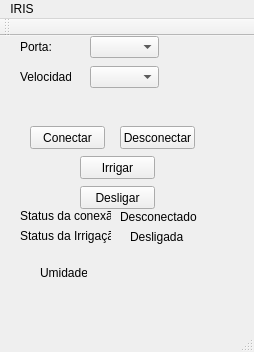
<?xml version="1.0" encoding="UTF-8"?>
<ui version="4.0">
 <class>MainWindow</class>
 <widget class="QMainWindow" name="MainWindow">
  <property name="geometry">
   <rect>
    <x>0</x>
    <y>0</y>
    <width>254</width>
    <height>352</height>
   </rect>
  </property>
  <property name="windowTitle">
   <string>MainWindow</string>
  </property>
  <widget class="QWidget" name="centralWidget">
   <widget class="QComboBox" name="portacombobox">
    <property name="geometry">
     <rect>
      <x>90</x>
      <y>0</y>
      <width>69</width>
      <height>22</height>
     </rect>
    </property>
   </widget>
   <widget class="QComboBox" name="velo_box">
    <property name="enabled">
     <bool>true</bool>
    </property>
    <property name="geometry">
     <rect>
      <x>90</x>
      <y>30</y>
      <width>69</width>
      <height>22</height>
     </rect>
    </property>
    <property name="sizePolicy">
     <sizepolicy hsizetype="Preferred" vsizetype="Preferred">
      <horstretch>1</horstretch>
      <verstretch>1</verstretch>
     </sizepolicy>
    </property>
    <property name="maximumSize">
     <size>
      <width>69</width>
      <height>22</height>
     </size>
    </property>
    <property name="sizeIncrement">
     <size>
      <width>1</width>
      <height>1</height>
     </size>
    </property>
    <property name="baseSize">
     <size>
      <width>1</width>
      <height>1</height>
     </size>
    </property>
    <property name="mouseTracking">
     <bool>true</bool>
    </property>
    <property name="tabletTracking">
     <bool>true</bool>
    </property>
    <property name="acceptDrops">
     <bool>false</bool>
    </property>
    <property name="editable">
     <bool>false</bool>
    </property>
   </widget>
   <widget class="QLabel" name="label">
    <property name="geometry">
     <rect>
      <x>20</x>
      <y>0</y>
      <width>31</width>
      <height>21</height>
     </rect>
    </property>
    <property name="text">
     <string>Porta:</string>
    </property>
   </widget>
   <widget class="QLabel" name="label_2">
    <property name="geometry">
     <rect>
      <x>20</x>
      <y>30</y>
      <width>51</width>
      <height>21</height>
     </rect>
    </property>
    <property name="text">
     <string>Velocidade</string>
    </property>
   </widget>
   <widget class="QPushButton" name="btn_desconectar">
    <property name="geometry">
     <rect>
      <x>120</x>
      <y>90</y>
      <width>75</width>
      <height>23</height>
     </rect>
    </property>
    <property name="text">
     <string>Desconectar</string>
    </property>
   </widget>
   <widget class="QPushButton" name="btn_irrigar">
    <property name="geometry">
     <rect>
      <x>80</x>
      <y>120</y>
      <width>75</width>
      <height>23</height>
     </rect>
    </property>
    <property name="text">
     <string>Irrigar</string>
    </property>
   </widget>
   <widget class="QLabel" name="label_4">
    <property name="geometry">
     <rect>
      <x>20</x>
      <y>170</y>
      <width>91</width>
      <height>20</height>
     </rect>
    </property>
    <property name="text">
     <string>Status da conexão:</string>
    </property>
   </widget>
   <widget class="QLabel" name="status_conexao">
    <property name="geometry">
     <rect>
      <x>120</x>
      <y>170</y>
      <width>81</width>
      <height>21</height>
     </rect>
    </property>
    <property name="text">
     <string>Desconectado</string>
    </property>
   </widget>
   <widget class="QLabel" name="label_5">
    <property name="geometry">
     <rect>
      <x>20</x>
      <y>190</y>
      <width>91</width>
      <height>20</height>
     </rect>
    </property>
    <property name="text">
     <string>Status da Irrigação:</string>
    </property>
   </widget>
   <widget class="QLabel" name="status_irrigacao">
    <property name="geometry">
     <rect>
      <x>130</x>
      <y>190</y>
      <width>61</width>
      <height>21</height>
     </rect>
    </property>
    <property name="text">
     <string>Desligada</string>
    </property>
   </widget>
   <widget class="QLabel" name="label_6">
    <property name="geometry">
     <rect>
      <x>40</x>
      <y>230</y>
      <width>47</width>
      <height>13</height>
     </rect>
    </property>
    <property name="text">
     <string>Umidade:</string>
    </property>
   </widget>
   <widget class="QLabel" name="lbl_umid">
    <property name="geometry">
     <rect>
      <x>120</x>
      <y>230</y>
      <width>81</width>
      <height>41</height>
     </rect>
    </property>
    <property name="text">
     <string/>
    </property>
   </widget>
   <widget class="QPushButton" name="btn_conectar">
    <property name="geometry">
     <rect>
      <x>30</x>
      <y>90</y>
      <width>75</width>
      <height>23</height>
     </rect>
    </property>
    <property name="text">
     <string>Conectar</string>
    </property>
   </widget>
   <widget class="QPushButton" name="btn_desligar_irrigacao">
    <property name="geometry">
     <rect>
      <x>80</x>
      <y>150</y>
      <width>75</width>
      <height>23</height>
     </rect>
    </property>
    <property name="text">
     <string>Desligar</string>
    </property>
   </widget>
  </widget>
  <widget class="QMenuBar" name="menuBar">
   <property name="geometry">
    <rect>
     <x>0</x>
     <y>0</y>
     <width>254</width>
     <height>21</height>
    </rect>
   </property>
   <widget class="QMenu" name="menuIRIS">
    <property name="title">
     <string>IRIS</string>
    </property>
   </widget>
   <addaction name="menuIRIS"/>
  </widget>
  <widget class="QToolBar" name="mainToolBar">
   <attribute name="toolBarArea">
    <enum>TopToolBarArea</enum>
   </attribute>
   <attribute name="toolBarBreak">
    <bool>false</bool>
   </attribute>
  </widget>
  <widget class="QStatusBar" name="statusBar"/>
 </widget>
 <layoutdefault spacing="6" margin="11"/>
 <resources/>
 <connections/>
</ui>
